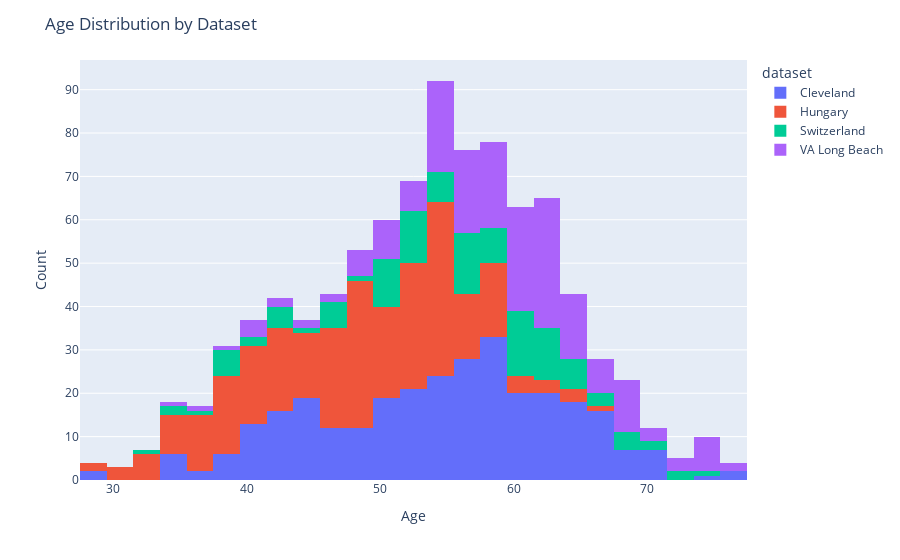

Notebook source saved alongside this figure:
### Code cell
# make a plot of age column using plotly and coloring this by dataset column
fig = px.histogram(df, x='age', color='dataset')
fig.update_layout(title='Age Distribution by Dataset', xaxis_title='Age', yaxis_title='Count')
fig.show()

# print the mean median and mode of age column grouped by dataset column
print(df.groupby('dataset')['age'].agg(['mean', 'median', pd.Series.mode, 'min', 'max']))

### Figure 1 — Plotly figure (JSON) as saved in the notebook; plotly's stock layout.template omitted (floating-point values rounded to 4 significant figures; data arrays with more than 128 entries replaced by an {"elided": "..."} marker saying what was removed)
{"data": [{"alignmentgroup": "True", "bingroup": "x", "hovertemplate": "dataset=Cleveland<br>age=%{x}<br>count=%{y}<extra></extra>", "legendgroup": "Cleveland", "marker": {"color": "#636efa", "pattern": {"shape": ""}}, "name": "Cleveland", "offsetgroup": "Cleveland", "orientation": "v", "showlegend": true, "type": "histogram", "x": {"elided": "304 int values"}, "xaxis": "x", "yaxis": "y"}, {"alignmentgroup": "True", "bingroup": "x", "hovertemplate": "dataset=Hungary<br>age=%{x}<br>count=%{y}<extra></extra>", "legendgroup": "Hungary", "marker": {"color": "#EF553B", "pattern": {"shape": ""}}, "name": "Hungary", "offsetgroup": "Hungary", "orientation": "v", "showlegend": true, "type": "histogram", "x": {"elided": "293 int values"}, "xaxis": "x", "yaxis": "y"}, {"alignmentgroup": "True", "bingroup": "x", "hovertemplate": "dataset=Switzerland<br>age=%{x}<br>count=%{y}<extra></extra>", "legendgroup": "Switzerland", "marker": {"color": "#00cc96", "pattern": {"shape": ""}}, "name": "Switzerland", "offsetgroup": "Switzerland", "orientation": "v", "showlegend": true, "type": "histogram", "x": [32, 34, 35, 36, 38, 38, 38, 38, 38, 38, 40, 41, 42, 42, 43, 43, 43, 45, 46, 46, 47, 47, 47, 47, 48, 50, 50, 50, 50, 51, 51, 51, 51, 51, 51, 51, 52, 52, 52, 52, 53, 53, 53, 53, 53, 53, 53, 53, 54, 54, 54, 55, 55, 55, 55, 56, 56, 56, 56, 56, 56, 56, 56, 57, 57, 57, 57, 57, 57, 58, 58, 58, 59, 59, 59, 59, 59, 60, 60, 60, 60, 60, 60, 61, 61, 61, 61, 61, 61, 61, 61, 61, 62, 62, 62, 62, 62, 62, 62, 63, 63, 63, 63, 63, 64, 64, 64, 65, 65, 65, 65, 66, 66, 67, 68, 68, 69, 69, 70, 70, 72, 73, 74], "xaxis": "x", "yaxis": "y"}, {"alignmentgroup": "True", "bingroup": "x", "hovertemplate": "dataset=VA Long Beach<br>age=%{x}<br>count=%{y}<extra></extra>", "legendgroup": "VA Long Beach", "marker": {"color": "#ab63fa", "pattern": {"shape": ""}}, "name": "VA Long Beach", "offsetgroup": "VA Long Beach", "orientation": "v", "showlegend": true, "type": "histogram", "x": {"elided": "200 int values"}, "xaxis": "x", "yaxis": "y"}], "layout": {"barmode": "relative", "legend": {"title": {"text": "dataset"}, "tracegroupgap": 0}, "margin": {"t": 60}, "title": {"text": "Age Distribution by Dataset"}, "xaxis": {"anchor": "y", "domain": [0, 1], "title": {"text": "Age"}}, "yaxis": {"anchor": "x", "domain": [0, 1], "title": {"text": "Count"}}}}
